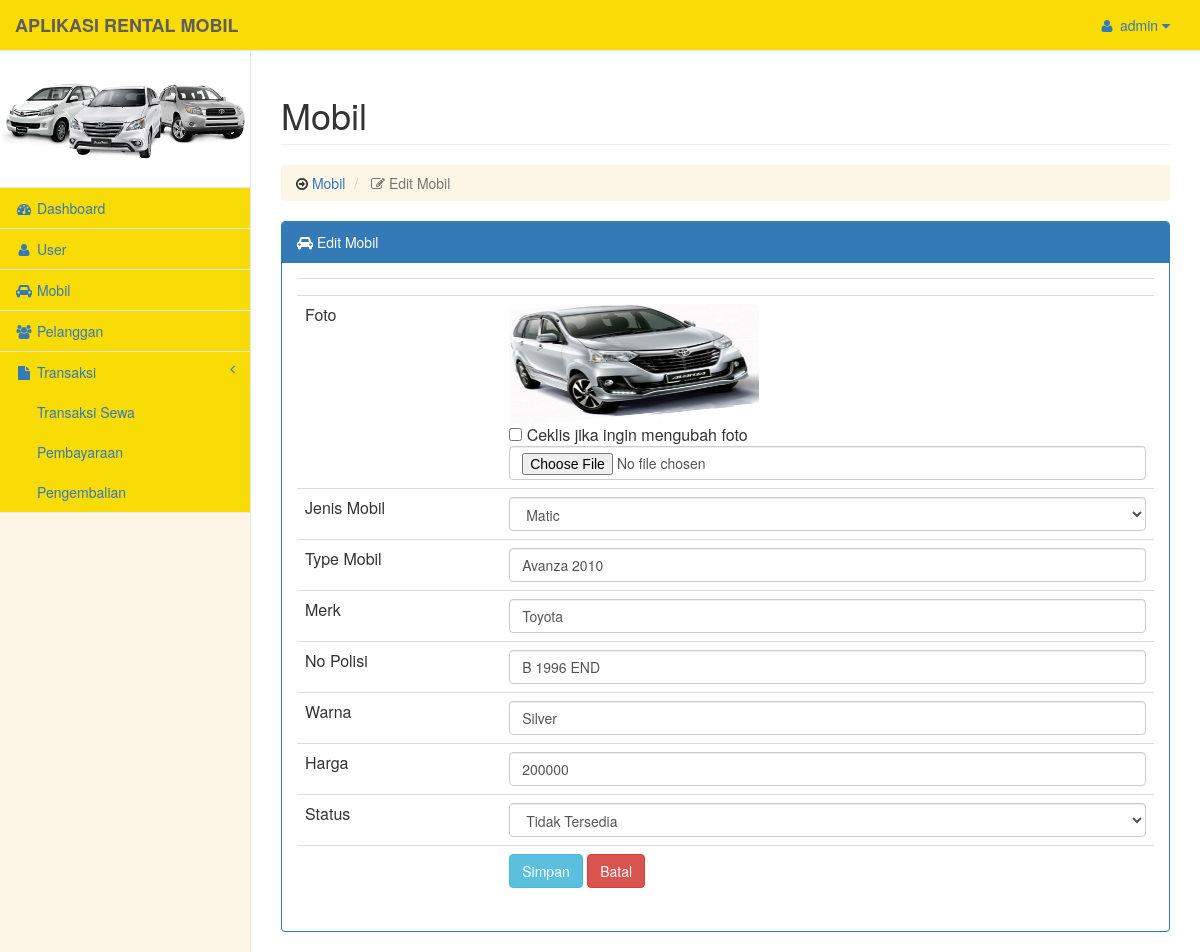
Page /mobil/edit.php?id_mobil=1 (signed in) on the committed database.
### tables this page shows
CREATE TABLE IF NOT EXISTS `tb_user` (
`id_user` int(5) NOT NULL,
  `username` varchar(25) NOT NULL,
  `password` varchar(100) NOT NULL
);

CREATE TABLE IF NOT EXISTS `tb_mobil` (
`id_mobil` int(5) NOT NULL,
  `foto_mobil` varchar(25) NOT NULL,
  `id_jenis` int(5) NOT NULL,
  `type_mobil` varchar(25) NOT NULL,
  `merk` varchar(25) NOT NULL,
  `no_polisi` varchar(12) NOT NULL,
  `warna` varchar(25) NOT NULL,
  `harga` int(15) NOT NULL,
  `status` int(5) NOT NULL
);

### pengguna.php (called while the page is built)
<?php
$admin 			= $_SESSION['username'];
$data_us		= mysql_query("SELECT * FROM tb_user  WHERE username  ='$admin'");
$nama 			= mysql_fetch_object($data_us);
?>

### mobil/edit.php (the view, shortened to what this page needs)
<?php
$root = '../';
include "../koneksi.php";
include "../pengguna.php";
?>
<!DOCTYPE html>
<html lang="en">
<head>
    <link href="../assets/vendor/bootstrap/css/bootstrap.min.css" rel="stylesheet">
    <link href="../assets/dist/css/template.css" rel="stylesheet">
    <link href="../assets/vendor/font-awesome/css/font-awesome.min.css" rel="stylesheet" type="text/css">
</head>
<body>
    <div id="wrapper">
        <?php
			include '../sidebar.php' ;
		?>
        <div id="page-wrapper">
            <div class="row">
                <div class="col-lg-12">
                    <h1 class="page-header">Mobil</h1>
					<ol class="breadcrumb">
                            <li>
                                <i class="fa fa-arrow-circle-o-right"></i><a href="index.php"> Mobil </a>
                            </li>
							<li class="active">
                                <i class="fa fa-edit"></i> Edit Mobil
                            </li>
                    </ol>
                </div>
            </div>
            <div class="row">
				<div class="col-md-12">
					<?php
						$id_mobil = mysql_real_escape_string($_GET['id_mobil']);
						$det = mysql_query("SELECT tb_mobil.id_mobil, tb_mobil.foto_mobil, tb_jenis.nama_jenis, tb_mobil.type_mobil, tb_mobil.merk, tb_mobil.no_polisi, tb_mobil.warna, tb_mobil.harga, tb_mobil.status from mobilrental.tb_jenis inner join mobilrental.tb_mobil on (tb_jenis.id_jenis = tb_mobil.id_jenis) where id_mobil='$id_mobil'")or die(mysql_error());
						while($d = mysql_fetch_array($det)){
					?>
					<div class="panel panel-primary">
                        <div class="panel-heading"><i class="fa fa-car"></i>   Edit Mobil
						</div>
                        <div class="panel-body">
							<form action="update.php" method="post" enctype="multipart/form-data">
								<table class="table">
									<tr>
										<td></td>
										<td><input type="hidden" name="id_mobil" value="<?php echo $d['id_mobil'] ?>"></td>
									</tr>
									<tr>
										<td>Foto</td>
										<td>
											<img src="gambar/<?php echo $d['foto_mobil'] ?>" width="250px" height="120px" /></br>
											<input type="checkbox" name="ubah_foto" value="true"> Ceklis jika ingin mengubah foto<br>
											<input name="foto" type="file" class="form-control">
										</td>
									</tr>
									<tr>
										<td>Jenis Mobil</td>
										<td><select class="form-control" name="nama_jenis">
														<?php
														$jbt=mysql_query("select * from tb_jenis");
														while($b=mysql_fetch_array($jbt)){
															?>
															<option value="<?php echo $b['id_jenis']; ?>" <?php if ($d['nama_jenis'] == $b['nama_jenis']) echo "selected='selected'"; ?>><?php echo $b['nama_jenis'] ?></option>
															<?php
														}
														?>
											</select>
										</td>
									</tr>
									<tr>
										<td>Type Mobil</td>
										<td><input type="text" class="form-control" name="type_mobil" value="<?php echo $d['type_mobil'] ?>"></td>
									</tr>
									<tr>
										<td>Merk</td>
										<td><input type="text" class="form-control" name="merk" value="<?php echo $d['merk'] ?>"></td>
									</tr>
									<tr>
										<td>No Polisi</td>
										<td><input type="text" class="form-control" name="no_polisi" value="<?php echo $d['no_polisi'] ?>"></td>
									</tr>
									<tr>
										<td>Warna</td>
										<td><input type="text" class="form-control" name="warna" value="<?php echo $d['warna'] ?>"></td>
									</tr>
									<tr>
										<td>Harga</td>
										<td><input type="text" class="form-control" name="harga" value="<?php echo $d['harga'] ?>"></td>
									</tr>
									<tr>
										<td>Status</td>
										<td><select class="form-control" name="status" required="required">
												<option value="0" <?php if($d['status'] == '0'){ echo 'selected'; } ?>> Tidak Tersedia </option>
											</select></td>
									</tr>
									<tr>
										<td></td>
										<td>
										<input type="submit" class="btn btn-info" value="Simpan">
										<a href="index.php" class="btn btn-danger">Batal</a>
										</td>
									</tr>
								</table>
							</form>
							<?php
								}
							?>
                        </div>
                    </div>
				</div>
            </div>
            </div>
    </div>
</body>
</html>

### sidebar.php (shortened to what this page needs)
<?php
include 'koneksi.php';
include 'pengguna.php';
?>
		<nav class="navbar navbar-default navbar-fixed-top" role="navigation" style="margin-bottom: 0">
            <div class="navbar-header">
                <a class="navbar-brand" href="<?php echo $root; ?>dashboard/index.php"><b>APLIKASI RENTAL MOBIL</b></a>
            </div>
            <ul class="nav navbar-top-links navbar-right">
				<li class="dropdown">
				<?php
				if ($_SESSION['username']) : ?>
                    <a class="dropdown-toggle" data-toggle="dropdown" href="#">
                        <i class="fa fa-user fa-fw"></i> <?php echo $nama->username?> <i class="fa fa-caret-down"></i>
                    </a>
				<?php endif; ?>
                </li>
            </ul>
            <div class="navbar-default sidebar" role="navigation">
                <div class="sidebar-nav navbar-collapse">
                    <ul class="nav" id="side-menu">
						<li>
							<center><img src="<?php echo $root; ?>/assets/gambar/mobil.jpg" class="img-responsive" width="100%"><span class="masked"> </span></center>
						</li>
						<li>
                            <a href="<?php echo $root; ?>dashboard/index.php"><i class="fa fa-dashboard fa-fw"></i><span class="masked"> Dashboard </span></a>
                        </li>
                        <li>
                            <a href="<?php echo $root; ?>user/index.php"><i class="fa fa-user fa-fw"></i><span class="masked"> User </span></a>
                        </li>
                        <li>
                            <a href="<?php echo $root; ?>mobil/index.php"><i class="fa fa-car fa-fw"></i><span class="masked"> Mobil </span></a>
                        </li>
						<li>
                            <a href="<?php echo $root; ?>pelanggan/index.php"><i class="fa fa-users fa-fw"></i><span class="masked"> Pelanggan </span></a>
                        </li>
						<li>
                            <a href="#"><i class="fa fa-file fa-fw"></i> Transaksi <span class="fa arrow"></span></a>
							<ul class="nav nav-second-level">
                                <li>
                                    <a href="<?php echo $root; ?>biayasewa/index.php">Transaksi Sewa</a>
                                </li>
                                <li>
                                    <a href="<?php echo $root; ?>pembayaran/index.php">Pembayaraan</a>
                                </li>
                                <li>
                                    <a href="<?php echo $root; ?>pengembalian/index.php">Pengembalian</a>
                                </li>
                            </ul>
                        </li>
                    </ul>
                </div>
            </div>
		</nav>

### rows in the picture
tb_user: username "admin"
tb_mobil: foto_mobil (picture), type_mobil "Avanza 2010", merk "Toyota", no_polisi "B 1996 END", warna "Silver", harga "200000", status "Tidak Tersedia"

### other values in the picture
form field nama_jenis "Matic"
